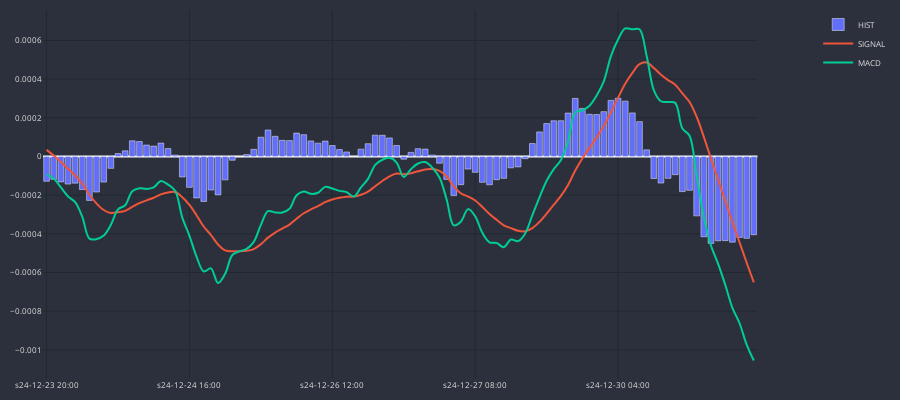

Source (notebook cell):
### Code cell
cp = CandlePlot(dfp, candles=False)
cp.fig.add_trace(go.Bar(
    x=cp.df_plot.sTime,
    y=cp.df_plot.HIST,
    name="HIST"
))
cp.show_plot(line_traces=['SIGNAL', 'MACD'], sec_traces=[])
